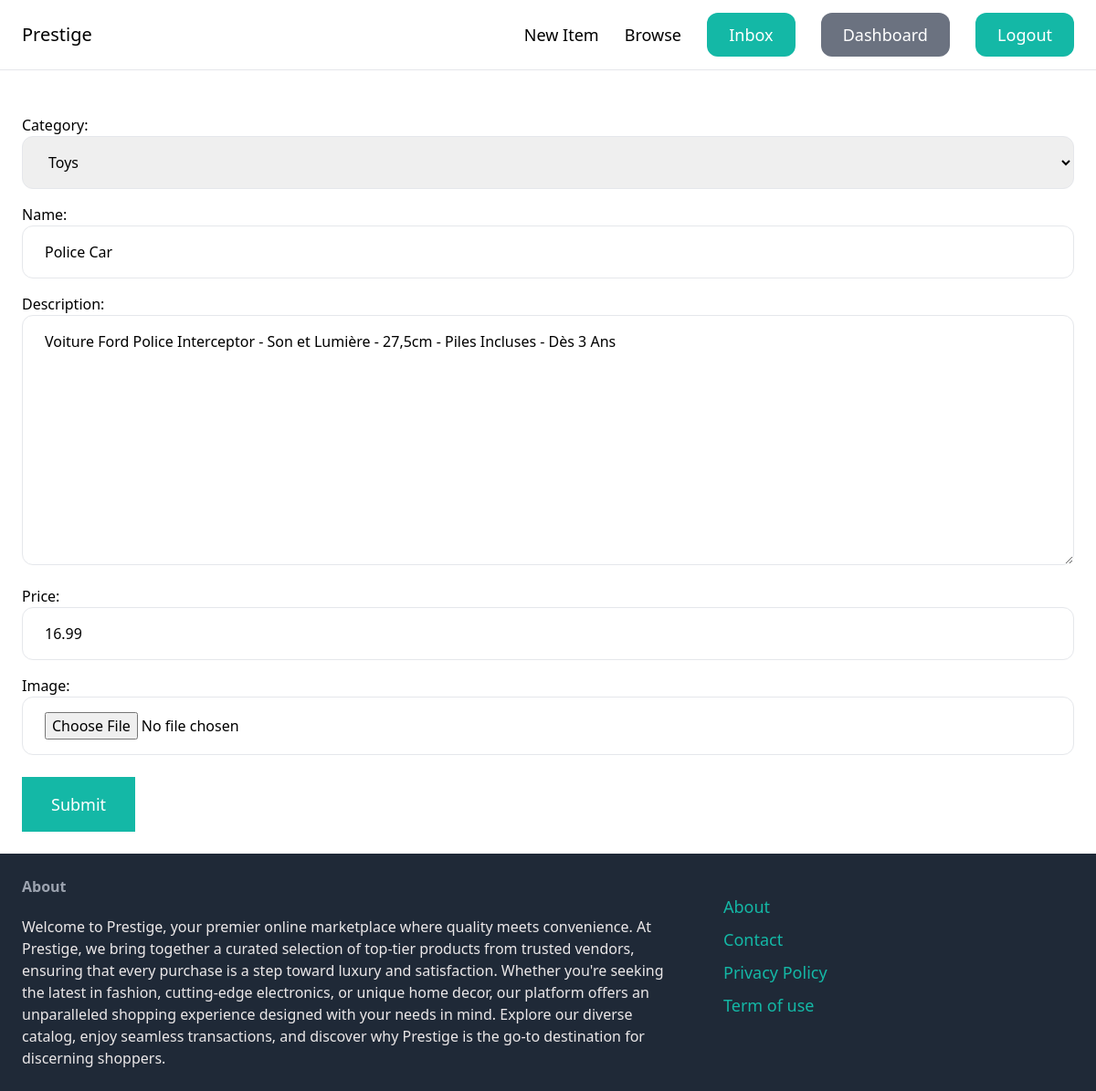
Screenshot of /items/3/edit (signed in) with the database file from the repository.
### item/models.py (models this page shows, shortened)
class Item (models.Model):
    category=models.ForeignKey(Category, related_name='items', on_delete=models.CASCADE)
    name=models.CharField(max_length=255)
    description = models.TextField(blank=True, null=True)
    price = models.FloatField()
    image= models.ImageField(upload_to='item_image', blank=True, null=True)
    is_sold = models.BooleanField(default=False)
    created_by  = models.ForeignKey(User, related_name='items', on_delete=models.CASCADE)
    created_at = models.DateTimeField(auto_now_add=True)

class Category(models.Model):
    name=models.CharField(max_length=255)
    class Meta():
        ordering = ('name',)
        verbose_name_plural = "Categories"
    def __str__(self):
        return self.name

### item/views.py (the view)
# urls.py: path('<int:pk>/edit', views.edit_item, name='edit'),
@login_required
def edit_item(request, pk):
    item = get_object_or_404(Item, pk=pk, created_by = request.user)
    if request.method == 'POST':
        form = EditItemForm(request.POST , request.FILES, instance=item)
        if form.is_valid():
            form.save()
            return redirect('item:detail' , pk=item.id)
    else:
        form = NewItemForm(instance=item)
    return render(request, 'item/add_item.html', {
        'form' : form,
        'title ': 'Edit Item'
    })

### item/forms.py
class NewItemForm(forms.ModelForm):
    class Meta:
        model = Item
        fields = ['category','name','description','price','image']
        widgets = {
            'category' : forms.Select(attrs={
                'class': INPUT_CLASSES
            }),
            'name' : forms.TextInput(attrs={
                'class': INPUT_CLASSES
            }),
            'description' : forms.Textarea(attrs={
                'class': INPUT_CLASSES
            }),
            'price' : forms.TextInput(attrs={
                'class': INPUT_CLASSES
            }),
            'image' : forms.FileInput(attrs={
                'class': INPUT_CLASSES
            })
        }

### templates/item/add_item.html (shortened to what this page needs)
{% extends 'core/base.html' %}
{% block content %}
<form method="post" action="" enctype="multipart/form-data">
    <div class="space-y-4">
        {{ form.as_p }}
    </div>
    <button class="mt-6 py-4 px-8 text-lg bg-teal-500 hover:bg-teal-700 rounder-xl text-white" type="submit">Submit</button>
</form>
{% endblock %}

### rows the page displays
Item: category "Toys", description "Voiture Ford Police Interceptor - Son et Lumière - 27,5cm - Piles Incluses - Dès 3 Ans", price "16.99"
Category: name "Police Car"
